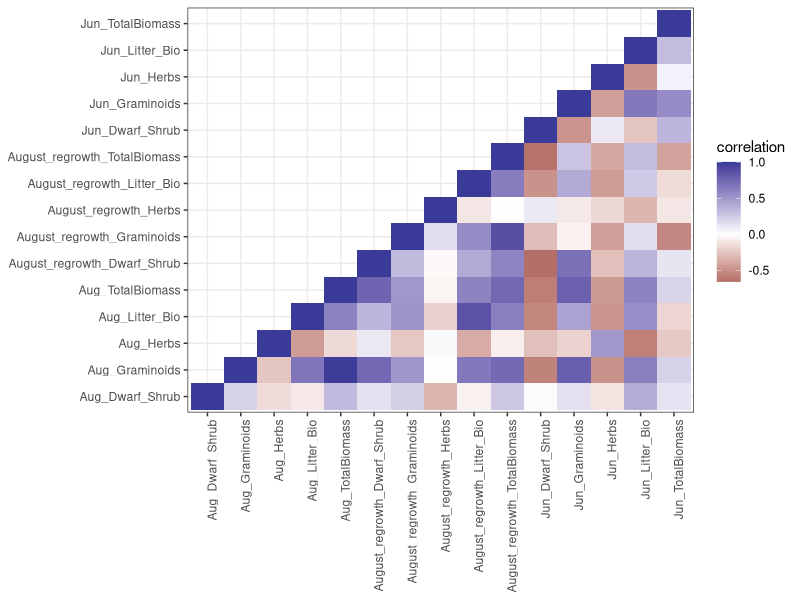
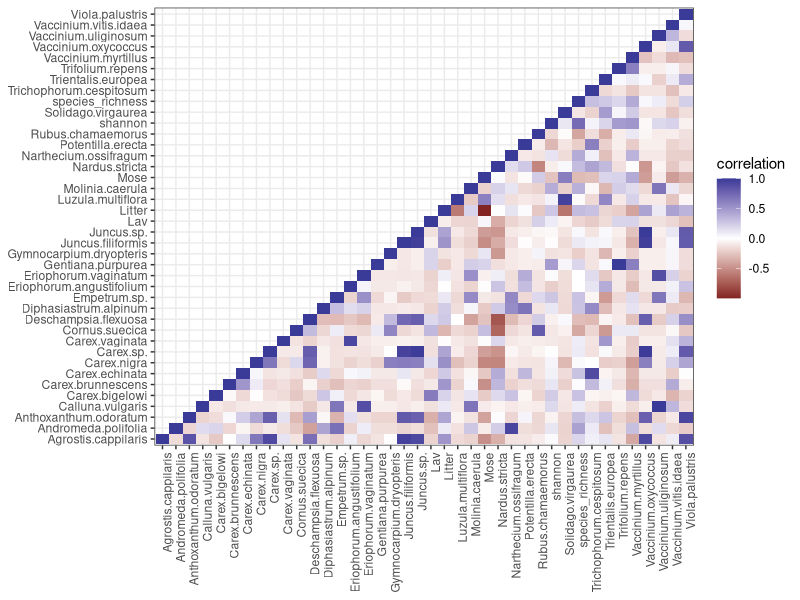
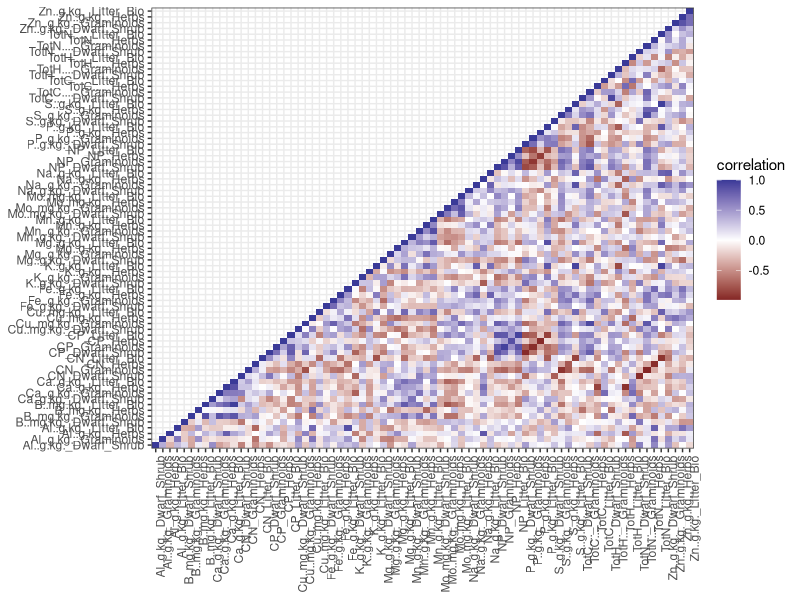
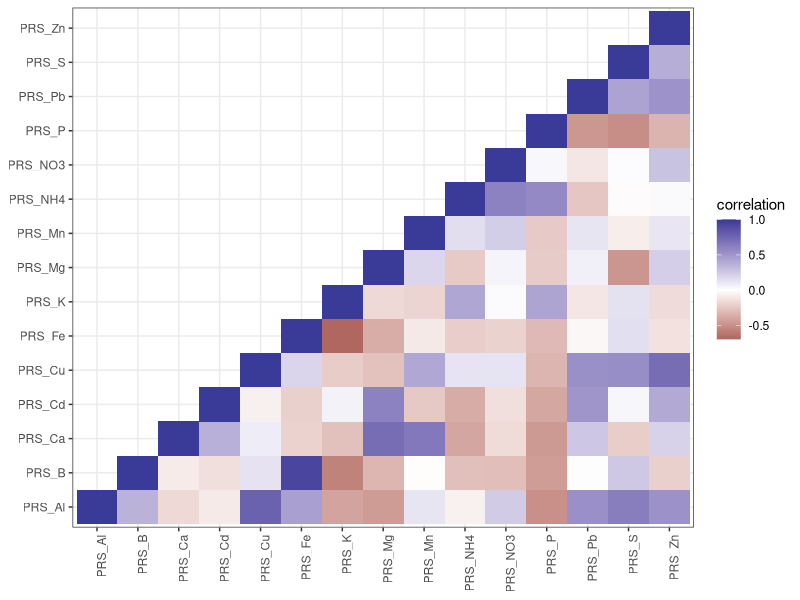
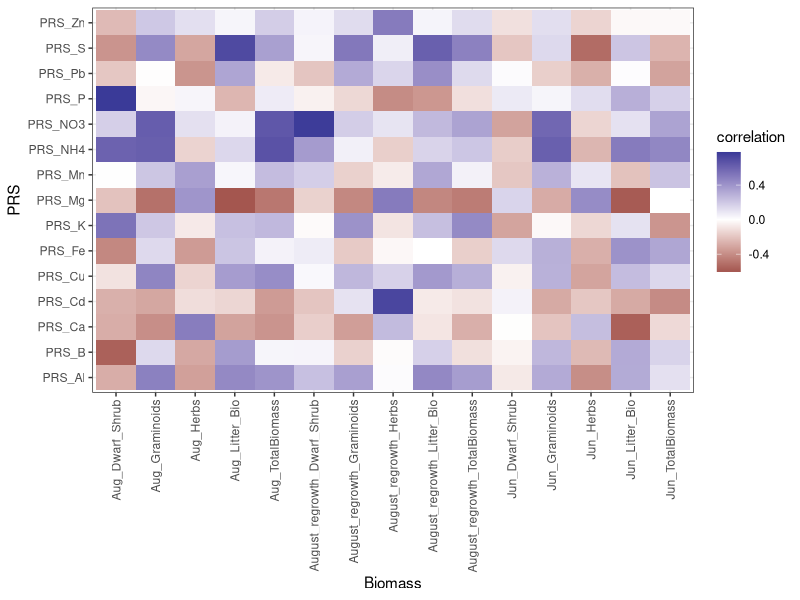
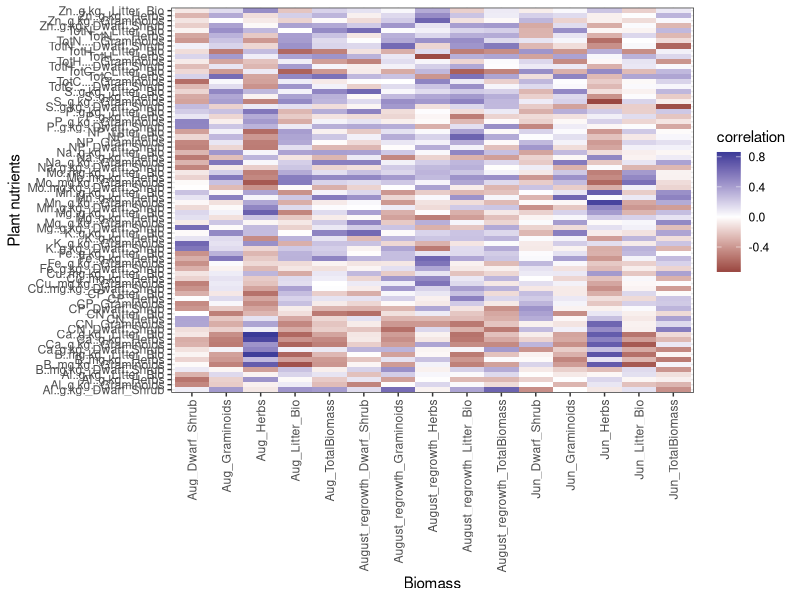
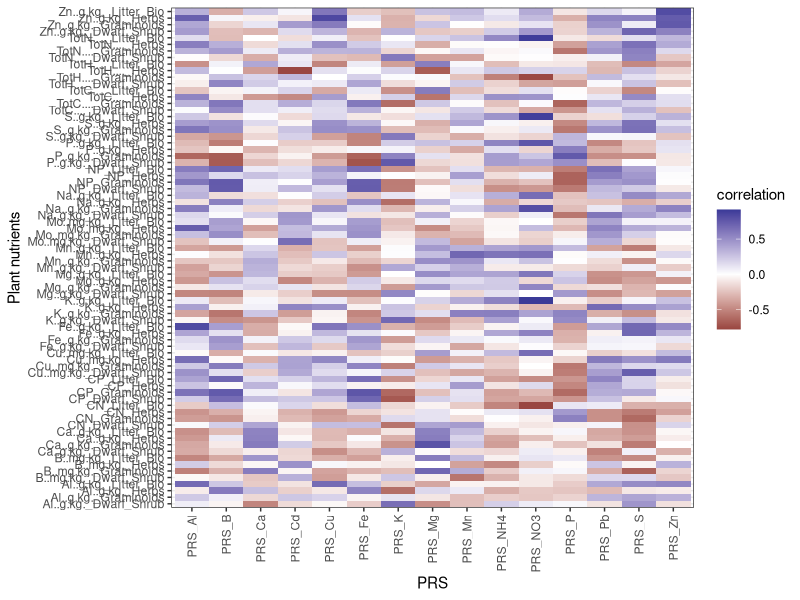
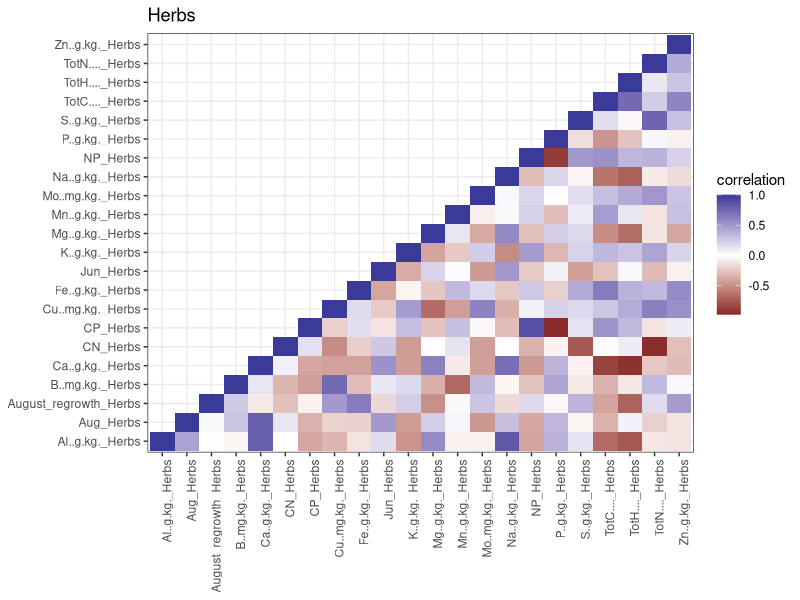

The R source for these figures, in order:
rm(list=ls())

library(tidyr)
library(dplyr)
library(ggplot2)
library(pheatmap)


#Load data
setesdal_prsplant<-read.csv("data/combined_wide_dataset.csv",header=TRUE)

#Correlation matrices
#Between and within groups of variables

#Create subgroups of variables by type
names(setesdal_prsplant)
biomass_list<-setesdal_prsplant[,4:18]
pointint_list<-setesdal_prsplant[,21:60]
plantnut_list<-setesdal_prsplant[,61:136]
prs_list<-setesdal_prsplant[,138:152]

#Subgroups by plant group
herb_list<-setesdal_prsplant %>%  select(matches("herb", ignore.case = TRUE))
graminoid_list<-setesdal_prsplant %>%  select(matches("graminoid", ignore.case = TRUE))
dwarfshrub_list<-setesdal_prsplant %>%  select(matches("shrub", ignore.case = TRUE))
litter_list<-setesdal_prsplant %>%  select(matches("litter", ignore.case = TRUE))


#Correlations Within variable groups
cor_Biomass <- cor(biomass_list, use = "pairwise.complete.obs")
cor_Community<-cor(pointint_list,use="pairwise.complete.obs")
cor_Nuts <- cor(plantnut_list, use = "pairwise.complete.obs")
cor_PRS <- cor(prs_list, use = "pairwise.complete.obs")

cor_Biomass_df <- cor_Biomass %>%
  as.data.frame() %>%
  tibble::rownames_to_column("Var1") %>%
  pivot_longer(-Var1, names_to = "Var2", values_to = "correlation")%>%
  filter(as.numeric(factor(Var1)) <= as.numeric(factor(Var2)))

cor_Community_df <- cor_Community %>%
  as.data.frame() %>%
  tibble::rownames_to_column("Var1") %>%
  pivot_longer(-Var1, names_to = "Var2", values_to = "correlation")%>%
  filter(as.numeric(factor(Var1)) <= as.numeric(factor(Var2)))

cor_Nuts_df <- cor_Nuts %>%
  as.data.frame() %>%
  tibble::rownames_to_column("Var1") %>%
  pivot_longer(-Var1, names_to = "Var2", values_to = "correlation")%>%
  filter(as.numeric(factor(Var1)) <= as.numeric(factor(Var2)))

cor_PRS_df <- cor_PRS %>%
  as.data.frame() %>%
  tibble::rownames_to_column("Var1") %>%
  pivot_longer(-Var1, names_to = "Var2", values_to = "correlation")%>%
  filter(as.numeric(factor(Var1)) <= as.numeric(factor(Var2)))

ggplot(cor_Biomass_df, aes(x = Var2, y = Var1, fill = correlation)) +
  geom_tile() + labs(x = NULL, y = NULL)+
  scale_fill_gradient2() +
  theme_bw() +
  theme(axis.text.x = element_text(angle = 90, hjust = 1))

ggplot(cor_Community_df, aes(x = Var2, y = Var1, fill = correlation)) +
  geom_tile()+ labs(x = NULL, y = NULL) +
  scale_fill_gradient2() +
  theme_bw() +
  theme(axis.text.x = element_text(angle = 90, hjust = 1))

ggplot(cor_Nuts_df, aes(x = Var2, y = Var1, fill = correlation)) +
  geom_tile()+ labs(x = NULL, y = NULL) +
  scale_fill_gradient2() +
  theme_bw() +
  theme(axis.text.x = element_text(angle = 90, hjust = 1))

ggplot(cor_PRS_df, aes(x = Var2, y = Var1, fill = correlation)) +
  geom_tile()+ labs(x = NULL, y = NULL) +
  scale_fill_gradient2() +
  theme_bw() +
  theme(axis.text.x = element_text(angle = 90, hjust = 1))

#Correlations Between variable groups
cor_df_BiomassPRS <- cor(biomass_list, prs_list, use = "pairwise.complete.obs") %>%
  as.data.frame() %>%
  tibble::rownames_to_column("X_var") %>%
  pivot_longer(-X_var, names_to = "Y_var", values_to = "correlation")
cor_df_BiomassPRS

ggplot(cor_df_BiomassPRS, aes(x = X_var, y = Y_var, fill = correlation)) +
  geom_tile() +xlab("Biomass")+ylab("PRS")+
  scale_fill_gradient2() +
  theme_bw()+ theme(axis.text.x = element_text(angle = 90, vjust = 0.5, hjust = 1))

cor_df_BiomassNuts <- cor(biomass_list, plantnut_list, use = "pairwise.complete.obs") %>%
  as.data.frame() %>%
  tibble::rownames_to_column("X_var") %>%
  pivot_longer(-X_var, names_to = "Y_var", values_to = "correlation")
cor_df_BiomassNuts

ggplot(cor_df_BiomassNuts, aes(x = X_var, y = Y_var, fill = correlation)) +
  geom_tile() +xlab("Biomass")+ylab("Plant nutrients")+
  scale_fill_gradient2() +
  theme_bw()+ theme(axis.text.x = element_text(angle = 90, vjust = 0.5, hjust = 1))

cor_df_PRSNuts <- cor(prs_list, plantnut_list, use = "pairwise.complete.obs") %>%
  as.data.frame() %>%
  tibble::rownames_to_column("X_var") %>%
  pivot_longer(-X_var, names_to = "Y_var", values_to = "correlation")
cor_df_PRSNuts

ggplot(cor_df_PRSNuts, aes(x = X_var, y = Y_var, fill = correlation)) +
  geom_tile() +xlab("PRS")+ylab("Plant nutrients")+
  scale_fill_gradient2() +
  theme_bw()+ theme(axis.text.x = element_text(angle = 90, vjust = 0.5, hjust = 1))

#Correlations within plant groups
cor_Herb<- cor(herb_list, use = "pairwise.complete.obs")
cor_Gram <- cor(graminoid_list, use = "pairwise.complete.obs")
cor_Shrub <- cor(dwarfshrub_list, use = "pairwise.complete.obs")
cor_Litter <- cor(litter_list, use = "pairwise.complete.obs")

cor_Herb_df <- cor_Herb %>%
  as.data.frame() %>%
  tibble::rownames_to_column("Var1") %>%
  pivot_longer(-Var1, names_to = "Var2", values_to = "correlation")%>%
  filter(as.numeric(factor(Var1)) <= as.numeric(factor(Var2)))

cor_Gram_df <- cor_Gram %>%
  as.data.frame() %>%
  tibble::rownames_to_column("Var1") %>%
  pivot_longer(-Var1, names_to = "Var2", values_to = "correlation")%>%
  filter(as.numeric(factor(Var1)) <= as.numeric(factor(Var2)))

cor_Shrub_df <- cor_Shrub %>%
  as.data.frame() %>%
  tibble::rownames_to_column("Var1") %>%
  pivot_longer(-Var1, names_to = "Var2", values_to = "correlation")%>%
  filter(as.numeric(factor(Var1)) <= as.numeric(factor(Var2)))

cor_Litter_df <- cor_Litter %>%
  as.data.frame() %>%
  tibble::rownames_to_column("Var1") %>%
  pivot_longer(-Var1, names_to = "Var2", values_to = "correlation")%>%
  filter(as.numeric(factor(Var1)) <= as.numeric(factor(Var2)))


ggplot(cor_Herb_df, aes(x = Var2, y = Var1, fill = correlation)) +
  geom_tile() + labs(x = NULL, y = NULL)+ggtitle('Herbs')+
  scale_fill_gradient2() +
  theme_bw() +
  theme(axis.text.x = element_text(angle = 90, hjust = 1))

ggplot(cor_Gram_df, aes(x = Var2, y = Var1, fill = correlation)) +
  geom_tile() + labs(x = NULL, y = NULL)+ggtitle('Graminoids')+
  scale_fill_gradient2() +
  theme_bw() +
  theme(axis.text.x = element_text(angle = 90, hjust = 1))

ggplot(cor_Shrub_df, aes(x = Var2, y = Var1, fill = correlation)) +
  geom_tile() + labs(x = NULL, y = NULL)+ggtitle('Dwarf shrubs')+
  scale_fill_gradient2() +
  theme_bw() +
  theme(axis.text.x = element_text(angle = 90, hjust = 1))

ggplot(cor_Litter_df, aes(x = Var2, y = Var1, fill = correlation)) +
  geom_tile() + labs(x = NULL, y = NULL)+ggtitle('Litter')+
  scale_fill_gradient2() +
  theme_bw() +
  theme(axis.text.x = element_text(angle = 90, hjust = 1))



pheatmap(cor_Biomass)
pheatmap(cor_Community)
pheatmap(cor_Nuts)
pheatmap(cor_PRS,
         clustering_distance_rows = as.dist(1 - cor_PRS),
         clustering_distance_cols = as.dist(1 - cor_PRS)
)
pheatmap(cor_Gram)
pheatmap(cor_Herb)
pheatmap(cor_Shrub)
pheatmap(cor_Litter)
